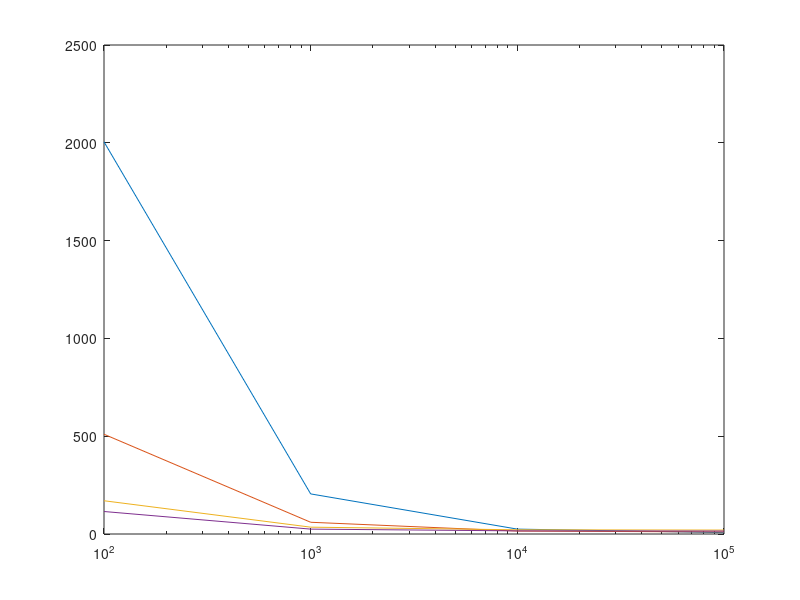

Write the MATLAB code that produced this figure. (Note: this script raises an error after producing the figure.)
clear; clc;
x = [100, 1000, 10000, 100000];
y1 = [2005 205 25 7];
y2 = [510 60 15 10.5];
y3 = [170 35 21.5 20.15];
y4 = [115 25 16 15.1];
figure(1)
semilogx(x, y1, x, y2, x, y3, x, y4);
ax = gca;
ax.FontName = 'Times New Roman';
ax.FontSize = 18;
ax.YLim = [0 2000];
legend('Semi-custom VLSI', 'ASIC' ,'FPGA', 'Microcontroller',"FontName","Times New Roman","FontSize",18);
xlabel('Production volume',"FontName","Times New Roman","FontSize",18);
ylabel('Total per-unit cost ($)',"FontName","Times New Roman","FontSize",18);
figure(2)
loglog(x, y1, x, y2, x, y3, x, y4);
ax = gca;
ax.FontName = 'Times New Roman';
ax.FontSize = 18;
ax.YLim = [0 2000];
legend('Semi-custom VLSI', 'ASIC' ,'FPGA', 'Microcontroller',"FontName","Times New Roman","FontSize",18);
xlabel('Production volume',"FontName","Times New Roman","FontSize",18);
ylabel('Total per-unit cost ($)',"FontName","Times New Roman","FontSize",18);